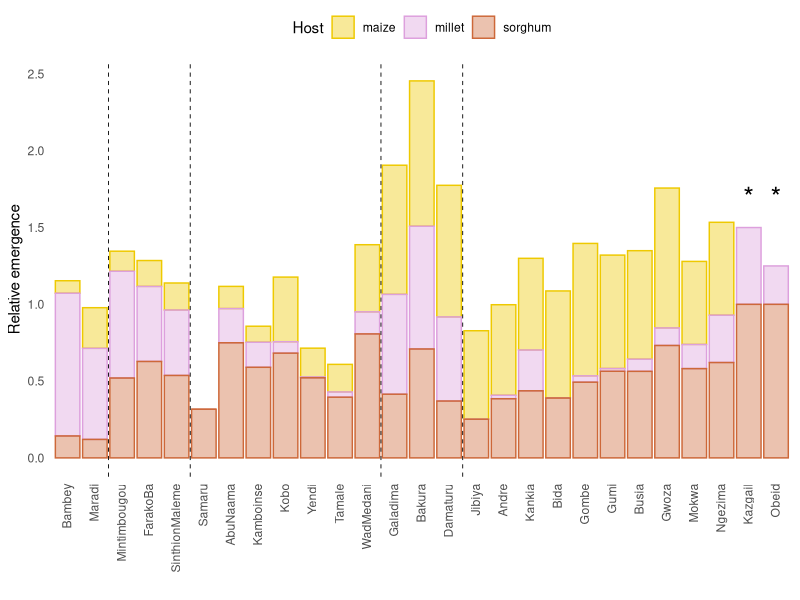

R code for this plot: (Note: this script raises an error after producing the figure.)
##2.26.20
##determine correlation b/w relative emergence and crop area harvested

library(ggdendro)
library(dplyr)
library(ggplot2)
library(tidyr)
library(cowplot)

################  load gps points for experimental studies
meta <- read.csv('SI.dat.1.30.20.csv')
meta <- subset(meta, emergence != "NA") # 27 localities

############## fig for relative emergence. 
tmp <- meta %>% select(locality, emergence, host) %>% group_by(locality, host) %>% summarize(emg = mean(emergence))
tmp2 <- tmp %>% group_by(locality) %>% summarize(total=sum(emg))
tmp3 <- inner_join(tmp, tmp2)

tmp3$locality <- factor(tmp3$locality, levels = c("Bambey", "Maradi", "Mintimbougou","FarakoBa","SinthionMaleme","Samaru","AbuNaama","Kamboinse","Kobo","Yendi","Tamale","WadMedani","Galadima","Bakura","Damaturu","Jibiya","Andre","Kankia","Bida","Gombe","Gumi","Busia","Gwoza","Mokwa","Ngezima","Kazgail","Obeid"))

p <- ggplot(tmp3, aes(x=locality, y=emg, col=host, fill=host)) + geom_bar(position="stack", stat="identity", alpha=0.4) +theme_minimal()+ scale_colour_manual(values=c('gold2','plum','sienna3'), name="Host") + scale_fill_manual(values=c('gold2','plum','sienna3'), name="Host")+ theme(axis.text.x=element_text(angle=90, vjust=0.4, hjust=1), legend.position="top",panel.grid.major = element_blank(),panel.grid.minor = element_blank()) + ylab("Relative emergence") + xlab("")
p <- p + geom_vline(xintercept=2.5, lwd=0.3, lty=2) + geom_vline(xintercept=5.5, lwd=0.3, lty=2) + geom_vline(xintercept=12.5, lwd=0.3, lty=2) +  geom_vline(xintercept=15.5, lwd=0.3, lty=2) + annotate('text', x=26, y = 1.7, label="*", size=7)+ annotate('text', x=27, y = 1.7, label="*", size=7)

host.df <- as.data.frame(as.data.frame(tmp) %>% pivot_wider(id_cols=c(locality,host), names_from= host,values_from=emg))
host.df <- subset(host.df, maize!="NA")
row.names(host.df) <- host.df$locality
dd <- as.dist(1-cor(t(host.df[,2:4])))
hc <- hclust(dd, method="complete")

q <- ggdendrogram(hc) + geom_hline(yintercept=0.5, lty=2) + ylim(c(0,2.2))

pdf(file="SpecializationFig", height=3, width=6.8)
plot_grid(p,q, labels=c('A','B'))
dev.off()
